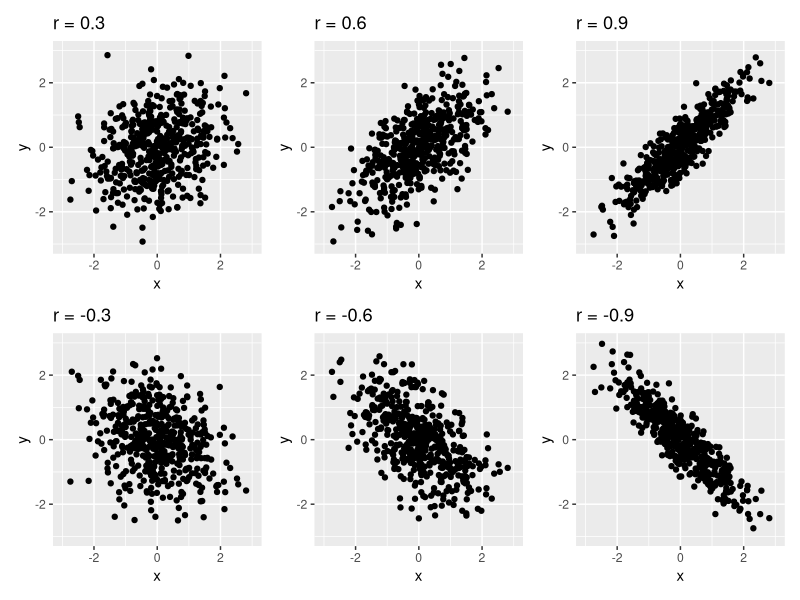
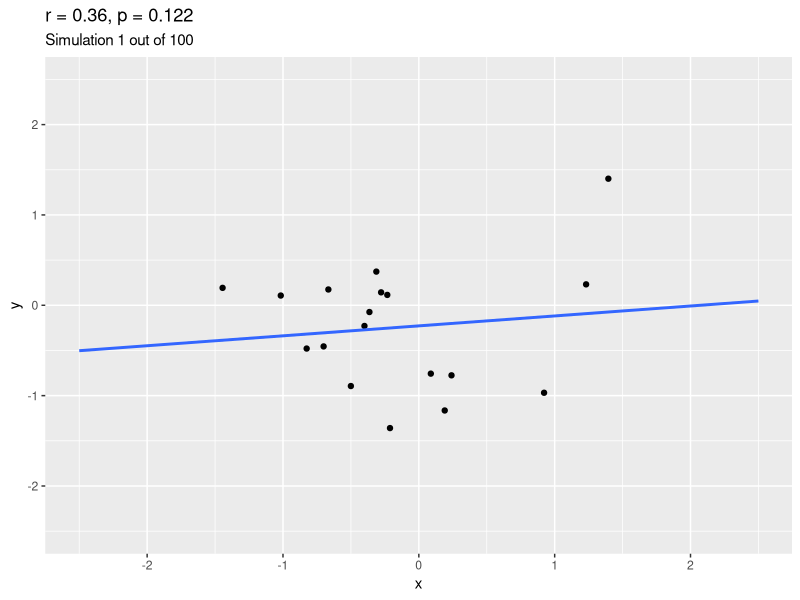
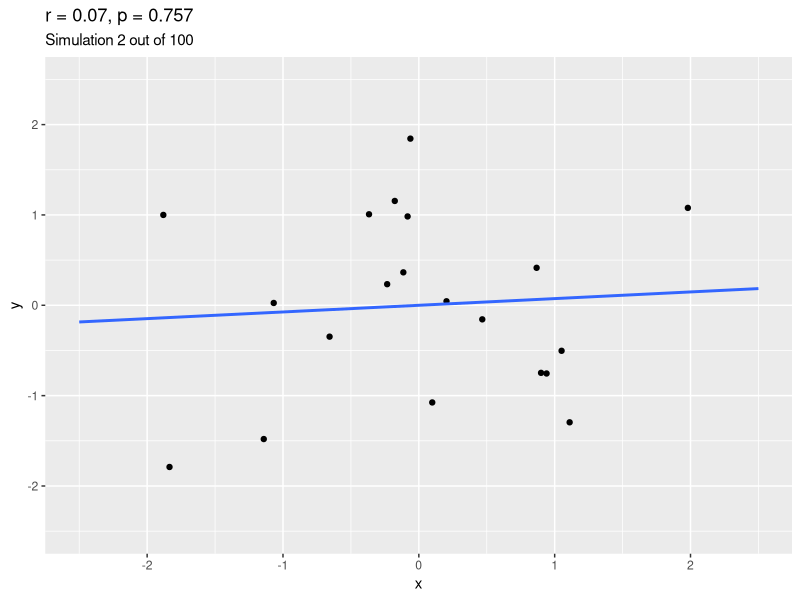
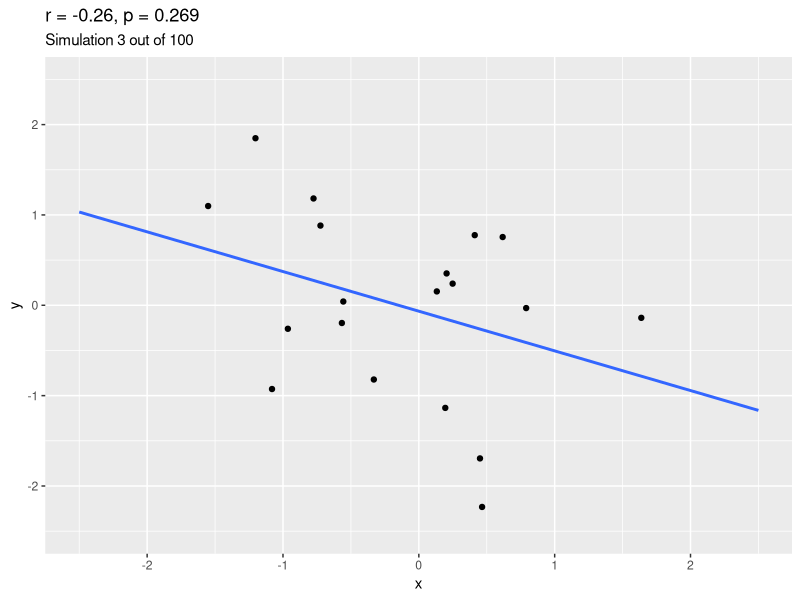
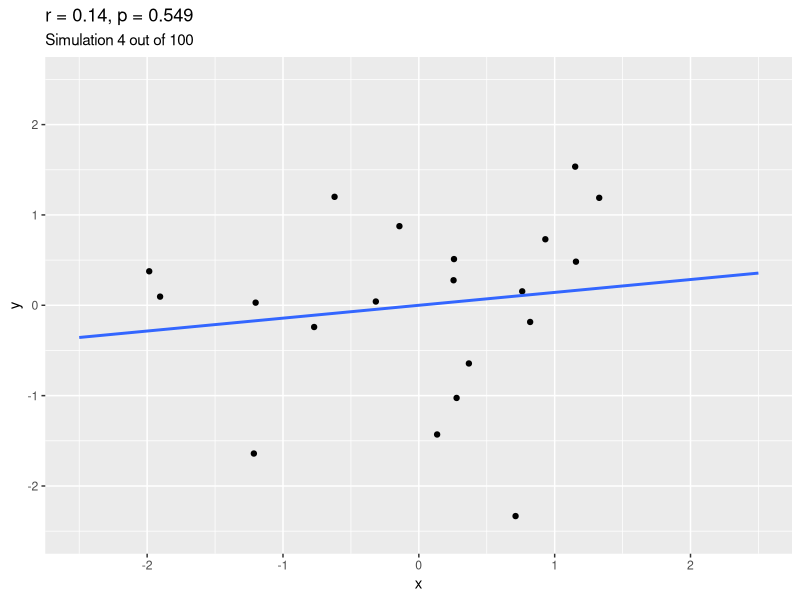
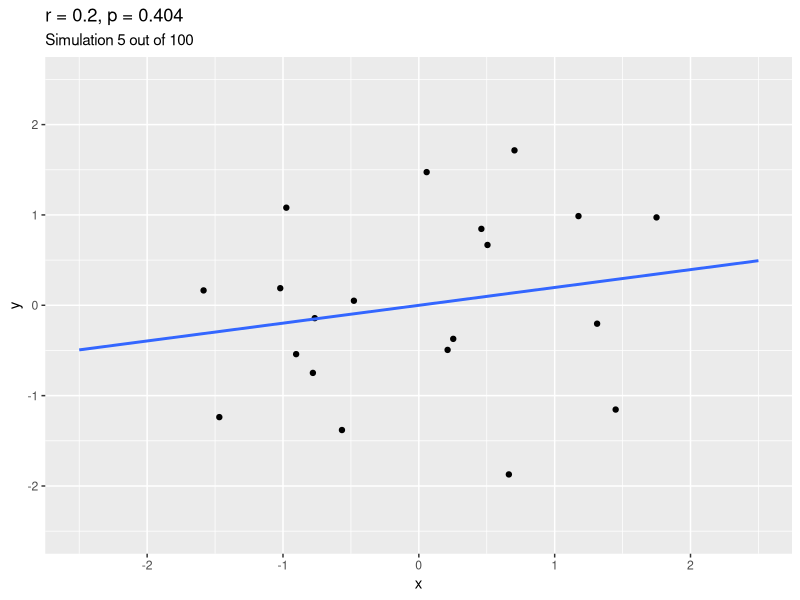
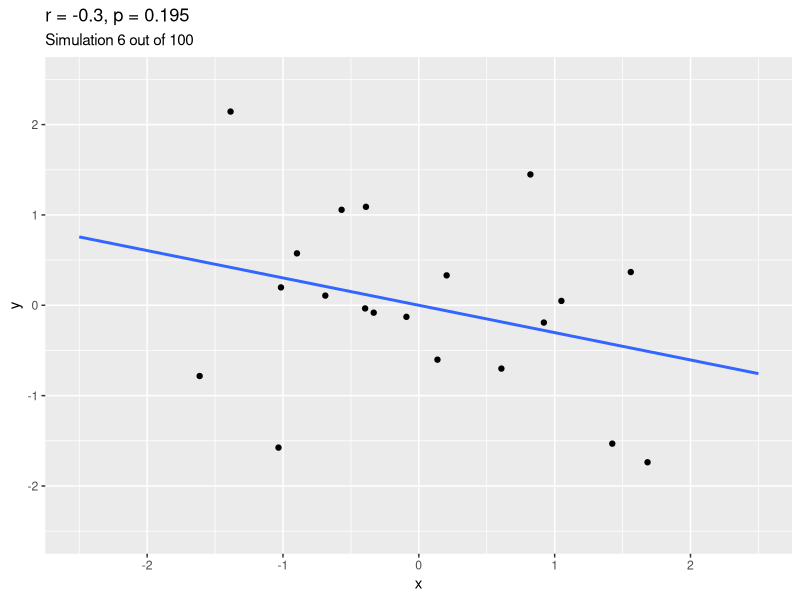
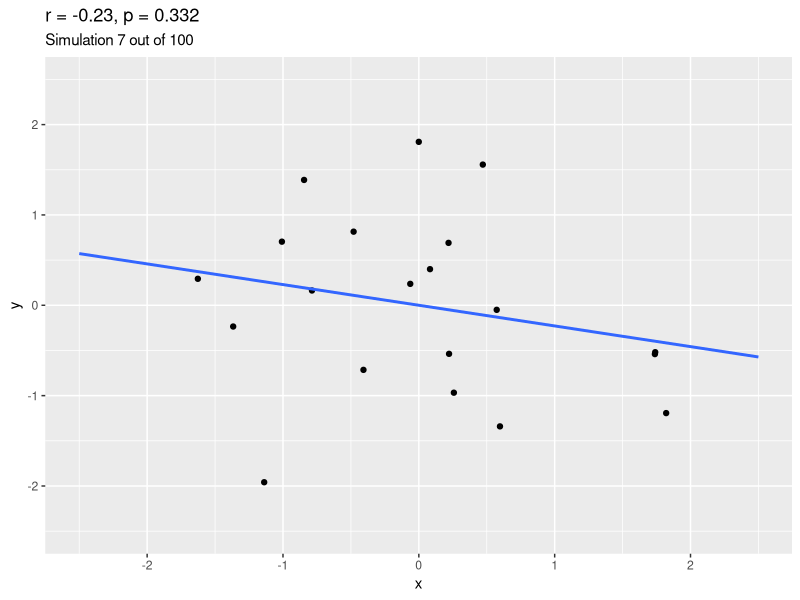

Here is the R script that generated these plots, in order: (Note: a time limit stopped this script after it produced the figures.)
## ---- chunk 1
library(tidyverse)
library(patchwork)
## ---- chunk 2
the_n = 500
set.seed(42)
base_x = rnorm(the_n, 100, 15)

plot_one <- function(the_x, slope, resid_sd) {
  y = slope*the_x + rnorm(the_n, 0, resid_sd)
  
  the_dat <- data.frame(x = scale(the_x),
                        y = scale(y))
  the_dat %>%
    ggplot(aes(x, y)) +
    geom_point() +
    labs(title = paste("r =", round(cor(the_dat$x,
                                        the_dat$y),1)),
         x = "x",
         y = "y") +
    xlim(-3,3) + 
    ylim(-3,3)
}

wrap_plots(plot_one(base_x,  1, 50),
           plot_one(base_x,  1, 20),
           plot_one(base_x,  1, 7),
           plot_one(base_x, -1, 55),
           plot_one(base_x, -1, 20),
           plot_one(base_x, -1, 7))
## ---- chunk 3
n <- 20
total_sims <- 100
## ---- chunk 4
set.seed(45)

for (i in 1:total_sims) {
  the_dat <- tibble(x = scale(rnorm(n)),
                    y = scale(rnorm(n)))
  
  the_cor <- cor.test(~ x + y, data = the_dat)
  
  the_r <- round(the_cor$estimate,2)
  the_p <- ifelse(the_cor$p.value < .001, "< 0.001",
                  round(the_cor$p.value,3))
  
  the_plot <- the_dat %>%
    ggplot(aes(x = x, y = y)) +
      geom_point() +
      geom_smooth(method = "lm",
                  se = FALSE,
                  fullrange = TRUE) +
      xlim(-2.5,2.5) +
      ylim(-2.5,2.5) +
      labs(title = paste0("r = ", the_r, ", p = ", the_p),
           subtitle = paste0("Simulation ",i," out of ",total_sims))
  
  print(the_plot)
}
## ---- chunk 5
set.seed(1337)

the_n = 20
the_r = rep(NA, 10000)
the_p = the_r

for (i in 1:length(the_r)) {
  the_dat <- tibble(x = scale(rnorm(the_n)),
                    y = scale(rnorm(the_n)))
  
  the_cor <- cor.test(~ x + y, data = the_dat)
  
  the_r[i] <- the_cor$estimate
  the_p[i] <- the_cor$p.value
}

sim_results_20 <- tibble(r = the_r, p = the_p)

wrap_plots(
  sim_results_20 %>%
    ggplot(aes(x = r)) +
    geom_histogram(bins = 40) +
    labs(title = "(a) Correlations (r)") +
    xlim(-1,1),
  sim_results_20 %>%
    ggplot(aes(x = p)) +
    geom_histogram(bins = 10) +
    labs(title = "(b) p-values") +
    xlim(0,1),
  ncol = 2
)
## ---- chunk 6
set.seed(1338)

the_n = 200
the_r = rep(NA, 10000)
the_p = the_r

for (i in 1:length(the_r)) {
  the_dat <- tibble(x = scale(rnorm(the_n)),
                    y = scale(rnorm(the_n)))
  
  the_cor <- cor.test(~ x + y, data = the_dat)
  
  the_r[i] <- the_cor$estimate
  the_p[i] <- the_cor$p.value
}

sim_results_200 <- tibble(r = the_r, p = the_p)

wrap_plots(
  sim_results_200 %>%
    ggplot(aes(x = r)) +
    geom_histogram(bins = 40) +
    labs(title = "(a) Correlations (r)") +
    xlim(-1,1),
  sim_results_200 %>%
    ggplot(aes(x = p)) +
    geom_histogram(bins = 10) +
    labs(title = "(b) p-values") +
    xlim(0,1),
  ncol = 2
)
## ---- chunk 7
dat <- read.csv("prestige.csv")
## ---- chunk 8
dat_sub <- dat %>%
  filter(type %in% c("wc"))

dat_sub %>%
  ggplot(aes(x = education,
             y = prestige)) +
    geom_point() +
    geom_smooth(method = "lm", se = FALSE)
## ---- chunk 9
prestige_cor <- cor.test(~ education + prestige, data = dat_sub)
## ---- chunk 10
set.seed(1338)

the_n = nrow(dat_sub)
the_r = rep(NA, 100000)

for (i in 1:length(the_r)) {
  the_dat <- tibble(x = scale(rnorm(the_n)),
                    y = scale(rnorm(the_n)))
  
  the_cor <- cor.test(~ x + y, data = the_dat)
  
  the_r[i] <- the_cor$estimate
}
## ---- chunk 11
tibble(r = the_r, abs_above = abs(the_r) >= prestige_cor$estimate) %>%
  ggplot(aes(x = r, fill = abs_above)) +
  geom_histogram(bins = 150) +
  scale_fill_manual(values=c("#999999", "#FF0000")) +
  theme(legend.position = "none") 
## ---- chunk 12
above_r       <- sum(the_r >= prestige_cor$estimate)
below_minus_r <- sum(the_r <= -prestige_cor$estimate)
## ---- chunk 13
sim_n <- 100
x_var <- 1
resid_var <- 3
study_n <- 20
true_cor <- sqrt(x_var/(x_var + resid_var))
## ---- chunk 14
one_lot <- function(the_n, x_var, resid_var) {
  x <- rnorm(the_n, 0, sqrt(x_var))
  y <- x + rnorm(the_n, 0, sqrt(resid_var))

  data.frame(x, y)  
}

sim_results <- data.frame(r = rep(NA, sim_n))
sim_results$ci_lower <- NA
sim_results$ci_upper <- NA

set.seed(42)

for (i in 1:sim_n) {
  the_dat <- one_lot(study_n, x_var, resid_var)
  the_cor <- cor.test(~ x + y, data = the_dat)
  
  sim_results$r[i] <- the_cor$estimate
  sim_results$ci_lower[i] <- the_cor$conf.int[1]
  sim_results$ci_upper[i] <- the_cor$conf.int[2]
}

sim_results$i <- 1:nrow(sim_results)
sim_results$crosses <- ifelse(sim_results$ci_lower < true_cor &
                                sim_results$ci_upper > true_cor,
                              "Included",
                              "Excluded")
## ---- chunk 15
sim_results %>%
  ggplot(aes(x = i, y = r, colour = crosses)) +
  geom_hline(yintercept = true_cor, linetype = "dashed", colour = "darkgrey") +
  geom_point() +
  ylim(-1, 1) +
  geom_errorbar(aes(ymin = ci_lower, ymax = ci_upper), width = 0) +
  theme(legend.position = "none",
        panel.grid.major = element_blank(),
        panel.grid.minor = element_blank(),
        panel.background = element_blank(),
        axis.line.x = element_line(colour = "black"),
        axis.ticks.y = element_blank(),
        axis.text.y = element_blank()) +
  coord_flip() +
  labs(x = "")
## ---- chunk 16
tibble(Flips = 1:10, `Probability all heads` = (1/(2^Flips)) %>% round(5)) %>% knitr::kable()
## ---- chunk 17
-log(0.5, 2)
## ---- chunk 18
-log(0.03125, 2)
## ---- chunk 19
-log(0.05, 2)
## ---- chunk 20
options(scipen = 99)
tibble(`p-value` = c(1, 0.5, 0.05, 0.01, 0.001, 0.0001, 0.00001), `s-value` = (-log(`p-value`,2)) %>% round(2)) %>% knitr::kable()
options(scipen = 0)
